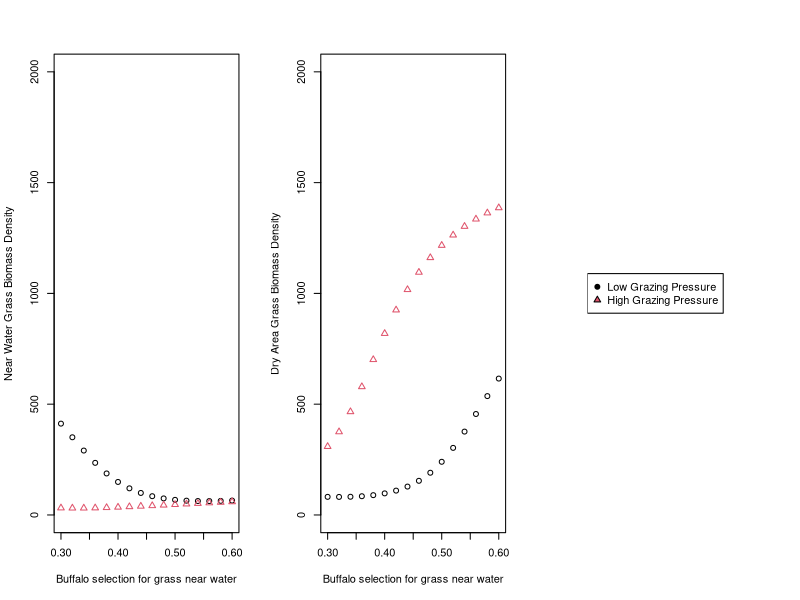
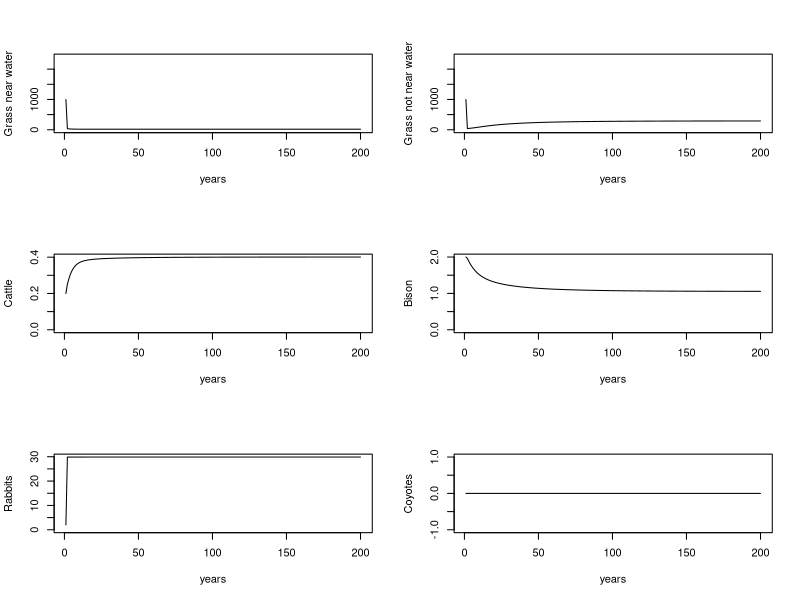
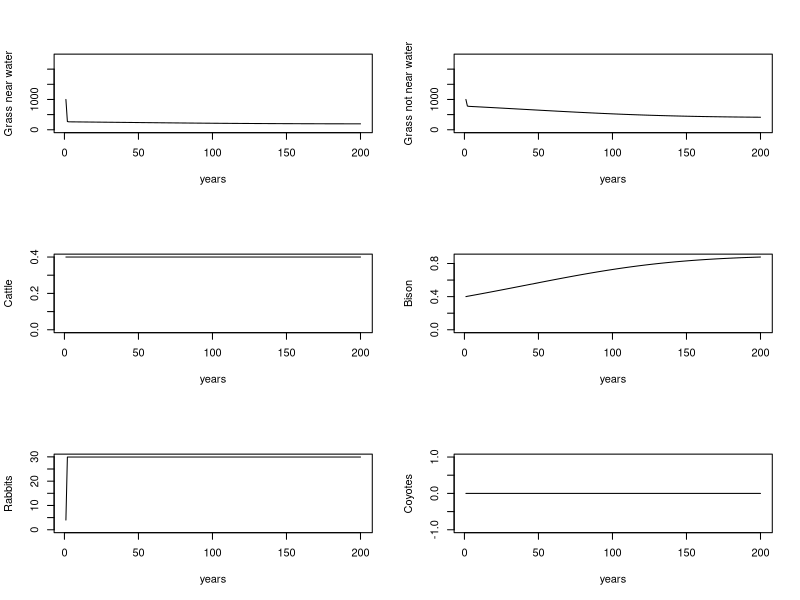
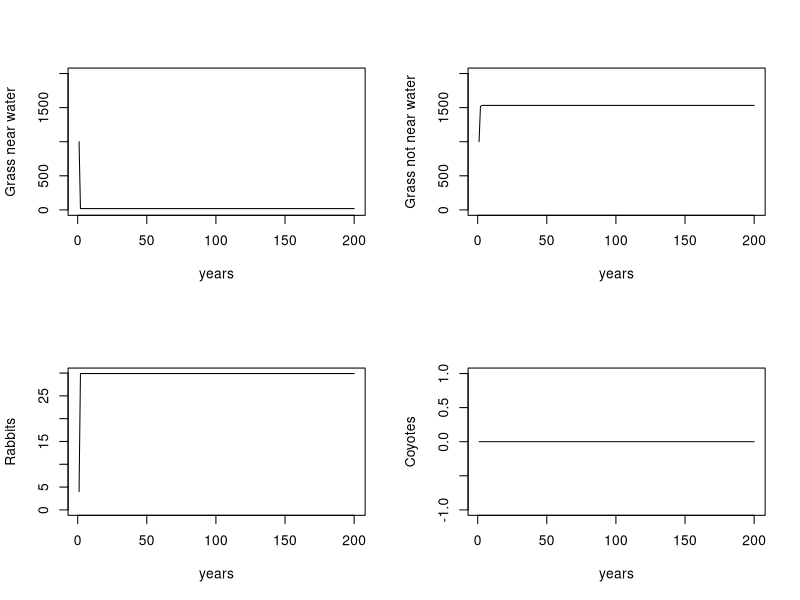
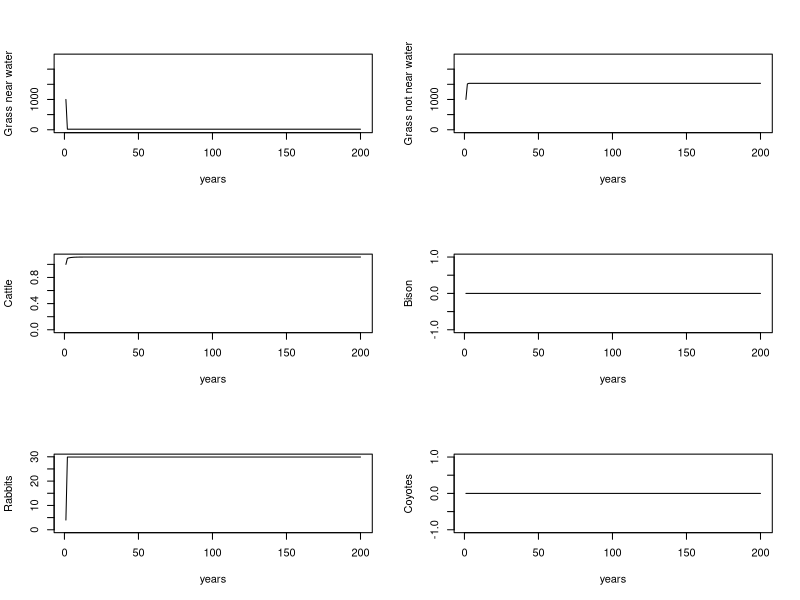
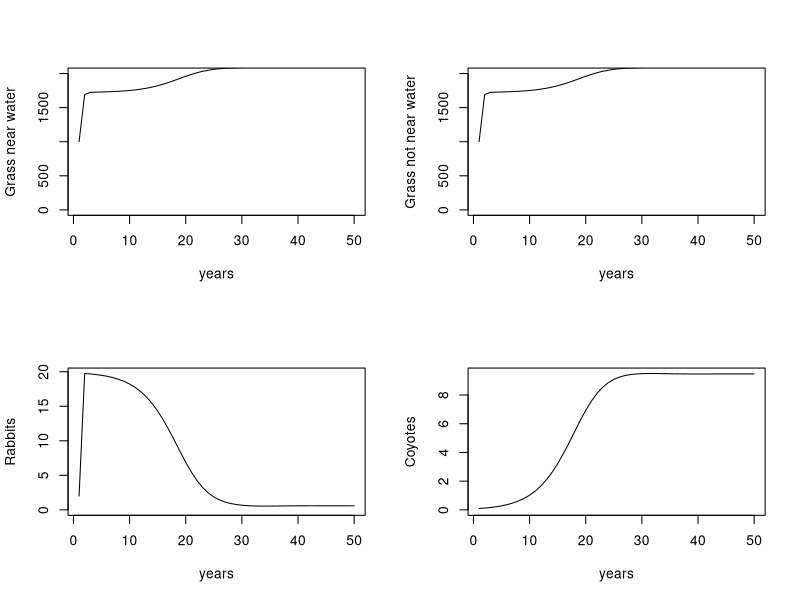
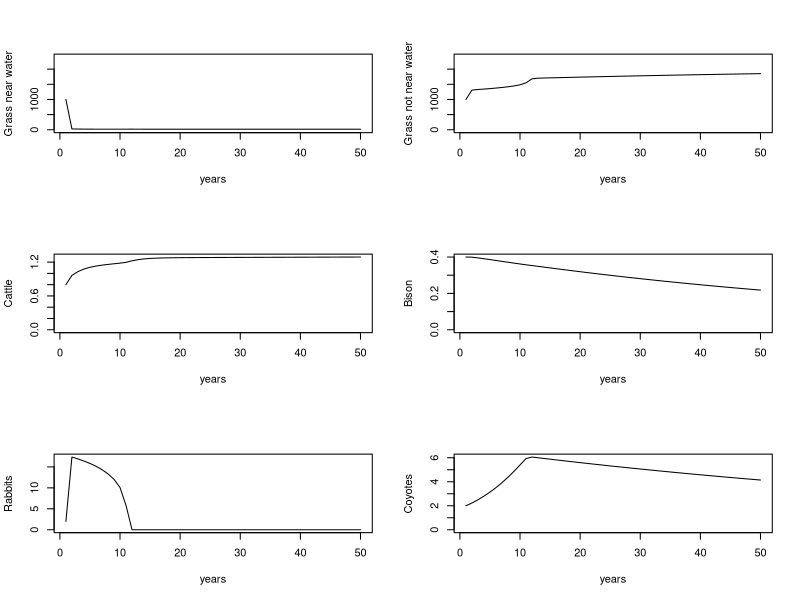

Recreate these plots in R, in order.
library(deSolve)

# Variable Definitions

# Grass / Plants
# Gw0 = initial grass density of area near water
# Gd0 = initial grass density of area not near water
# w2t = proportion of range that is near water
# rG = intrinsic growth rate of grasses, assume the same in both habitats
# kG = carrying density of grasses

# Cattle
# C0 = initial density of cattle within entire space
# aC = grass consumption by cattle per capita per timestep
# eC = cattle biomass conversion efficiency
# dhC = rate of cattle harvest by humans

# Bison
# B0 = initial densiry of bison within entire space
# rb = bison intrinsic growth rate = .22 / year = .018 / month
# dhB = rate of bison culling by humans
# tB = proportion of time bison spend in range areas near water

# Jackrabbits
# R0 = initial density of rabbits within enter space
# aR = grass consumption by rabbits per capita per timestep
# eR = rabbit biomass conversion efficiency
# dnR = intrinsic rabbit death rate

# Coyote
# K0 = initial density of coyote within entire space
# aK = asymtotic consumption of rabbits by coyote
# bK = density at half maximum of coyote consumption
# eK = coyote biomass conversion efficiency
# dhK = coyote death rate imposed by humans

# Population Densities
# Population densities for animals are in individuals per hectare
# Densities for grasses are in grams biomass per hectare

model = function(t, y, parms) {
  
  Gw = y[1]
  Gd = y[2]
  C = y[3]
  B = y[4]
  R = y[5]
  K = y[6]
  
  with(as.list(parms), {
    
    GwT = Gw * w2t # Density of grasses near water scaled to total area
    GdT = Gd * ( 1 - w2t ) # Density of grasses not near water scaled to total area
    GT = GwT + GdT # Total density of grass at scale of total area
    
    Gw_growth =  rG * ( 1 - Gw / kG ) 
    Gw_cattle_consumption =  (aC * Gw / (bC + Gw)) * C / w2t 
    #print(cat(Gw_growth, Gw_cattle_consumption))
    
    # aR here should be scaled to the relative size of the area
    # aR in the 25% area would be 25 percent of total aR, for instance
    dGw =  Gw_growth  -  Gw_cattle_consumption -  tB * (aB * Gw/(bB + Gw)) * B    -  (aR * Gw / (bR + Gw)) * R
    
    dGd =  rG * ( 1 - Gd / kG )    - (1 - tB) * (aB * Gd/(bB + Gd)) * B     -  (aR * Gd / (bR + Gd)) * R
    
    if(fixed_grazing_pressure == 1) {
      dC = 0 # stocking rate held constant by management    
    } else {
      dC  = (eC * (aC * Gw / (bC + Gw)) / Cw) * C   - dhC * C
    }
    
    dB  =  eB * (tB * (aB * GwT/(bB + GwT)) * B) / Bw     +   ( eB * (1-tB) * (aB * GdT/(bB + GdT)) * B ) / Bw    -  dhB * B
    
    
    if( R < 0 ){
      dR = .001  # rescue the population
    } else {
      #dR  = (eR * (aR * GwT / (bR + GwT)) / Rw) * R * (1 - R / kR)    +   (eR * (aR * GdT / (bR + GdT)) / Rw) * R * (1 - R / kR)     - dnR * R    - ( (aK * R) / (bK + R) ) * K 
      
      #above is wrong because aR could be the maximum amount of COMBINED forage from BOTH pools
      #these rabbits are double eating!  they can't be allowed to reach aR in both pools, only the combined pool
      dR  = (eR * (aR * GwT / (bR + GwT)) / Rw) * R * (1 - R / kR)    +   (eR * (aR * GdT / (bR + GdT)) / Rw) * R * (1 - R / kR)     - dnR * R    - ( (aK * R) / (bK + R) ) * K 
      
    }
    # evidence is that jackrabbits are not actually limited by food
    
    
    dK  = eK * ( (aK * R) / (bK + R) ) * K / Kw  + eK * ( 1 - (aK * R) / (bK + R) ) * deer * K / Kw - dhK * K
    #dK = 0  # Coyotes held constant by management
    
    # [ (1 - tB) * Gd + tB * Gw ] 
    differentials = c(dGw, dGd, dC, dB, dR, dK)
    list(differentials)
  
  })
}

kG = 2100 # carrying capcity density of grasses  kg / ha
unavailable_forage = 600 # kg/ha average used by other species, not controllable
kG = kG - unavailable_forage
params = c(
        Cw = 453, # avg weight of a cow
        Bw = 680, # avg weight of a bison
        Rw = 2, # avg weight of a rabbit
        Kw = 13, #avg weight of a coyote
  
        #rG = 60, # kg / year / kg
        rG = 6000, # intrinsic (max) growth rate of grasses  kg / year / ha
        kG = kG, # carrying capcity density of grasses  kg / ha
        
        w2t = .5, # precentage of area that is 'near water,' i.e. grazable by cattle
        
        aC = 4080,  # ideal kilos of grass per year per cattle 
        bC = kG / 100, # density of grasses at half maximum consumption, value is a rough guess
                     # consumption should saturate quickly
        eC = .1, # median conversion efficiency
        dhC = .5, # cattle harvest rate, percentage
        fixed_grazing_pressure = 1, # set to 1 to hold cattle constant, 0 to allow cattle population to grow
        
        aB = 4080,  # ideal kilos of grass per year per mature bison 
        bB = kG / 100, # consumption saturates quickly
        eB = .04,   #  bison biomass conversion efficiency
        #rB = .22,  # intrinsic growth rate, bison growth per year - individuals per year, not biomass.  equates to above values
        dhB = .1, # culling rate, allowing some growth, a percentage
        tB = .2,  # percentage time bison spend feeding near water, may be influenced by precipitation
        
        eR = .4, # this is tuned to allow one rabbit to create 8 rabbits a year, a conservative estimate
        aR =  54.75, # kg forage per year per rabbit
        bR = kG / 100, # saturate forage rate quickly 
        kR = 30,  # max jackrabbits per hectare  # they may not be limited actually
        dnR = 0.05, # natural rabbit death rate - not including predation 
        
        aK = 20,  # jackrabbits per individual per year
        bK = 4,   # these numbers were adjusted to produce stable, expected dynamics
        eK = .1, # trophic
        deer = 0, # density of fawns consumed by coyote, can be managed by managing deer population
        dhK = 1 #coyote control rate held constant by management
        )

# manipulating
Gw0 = 2100
Gd0 = 1000
C0 = 0 # .4 #.4 # consider this as stocking rate, held constant by management
B0 = .4 # 2
R0 = 2.7 # 10
K0 = 3 #40
  
state = c(
          Gw0,
          Gd0,
          C0,
          B0,
          R0,
          K0
          )

t = 1:30  # 30 years prediction
#t = 1:200 # to get equilibria
t = 1:200
#t = 1:50

# just grasses
#state = c( 1000, 1000, 0, 0, 0, 0)

# grasses with cows, medium grazing pressure
#state = c( 1000, 1000, .4, 0, 0, 0)

# grasses with cows, heavy grazing pressure
state = c( 1000, 1000, .8, 0, 0, 0)
params['w2t'] = .2

cows_water_vs_grazing = function(state){
  C0v = seq(.1, 1, .2)
  w2t = seq(.01, .99, .02)
  data = matrix(, nrow = length(w2t), ncol = length(C0v) )
  for( j in 1:length(C0v)) {
    for( i in 1:length(w2t)){
      prms = params
      prms['w2t'] = w2t[i]
      stat = state
      stat[3] = C0v[j]
      out = ode(y = stat, times = t, func = model, parms = prms)
      data[i, j] = out[nrow(out), 2]
    }
    
  }
  
  matplot(w2t, data, type='p', pch=21, main=cat('Grass Biomass at Grazing Pressure: ', state[3]),
       xlab='Pecentage of range near water', 
       ylab = 'Grass Biomass')
  
  return(data)
}
#data = cows_water_vs_grazing(state)




# grasses with bison and cows, medium grazing pressure
state = c( 1000, 1000, .4, .4, 0, 0)
params['dhB'] = .19

cows_vs_bison = function(state) {
  C0v = c(.2, .4, .6, .8)
  B0v = c(.2, .4, .6, .8)
  
}


cows_bison_tB_vs_grazing = function(state){
  #C0v = seq(.1, 1, .2)
  C0v = c(.2, .8)
  w2t = .5
  tB = seq(w2t-.2, w2t+.1, .02)
  
  prms = params
  prms['w2t'] = w2t
  stat = state
  
  grassWater = matrix(, nrow = length(tB), ncol = length(C0v) )
  grassDry   = matrix(, nrow = length(tB), ncol = length(C0v) )
  
  for( j in 1:length(C0v)) {
    stat[3] = C0v[j]
    
    for( i in 1:length(tB)){
      prms['tB'] = tB[i]
      out = ode(y = stat, times = t, func = model, parms = prms)
      grassWater[i, j] = out[nrow(out), 2]
      grassDry[i, j] = out[nrow(out), 3]
      
    }
    
  }
  #layout(matrix(c(1,2),nrow=1), width=c(4,1)) 
  #par(mar=c(5,4,4,0)) #No margin on the right side
  par(mfrow=c(1,3))
  matplot(tB, grassWater, type='p', pch=c(21, 24), ylim=c(0,2000),
          xlab='Buffalo selection for grass near water', 
          ylab = 'Near Water Grass Biomass Density')
  
  matplot(tB, grassDry, type='p', pch=c(21, 24), ylim=c(0,2000),
          xlab='Buffalo selection for grass near water', 
          ylab = 'Dry Area Grass Biomass Density')
  
  plot(c(0,1), type='n', axes=F, xlab="", ylab="")
  legend("left", c("Low Grazing Pressure", "High Grazing Pressure"), pch=c(21, 24), pt.bg=seq_len(length(C0v)))
  par(mfrow=c(1,1))
  
  return(data)
}
data = cows_bison_tB_vs_grazing(state)




system_plot = function(out) {
  
  par(mfrow=c(3,2))
  matplot(t, out[,2], type = "l", ylab = "Grass near water", xlab = 'years', ylim=c(0, 2400))
  matplot(t, out[,3], type = "l", ylab = "Grass not near water", xlab = 'years', ylim=c(0, 2400))
  matplot(t, out[,4], type = "l", ylab = "Cattle", xlab = 'years', ylim=c(0, max(out[,4])))
  matplot(t, out[,5], type = "l", ylab = "Bison", xlab = 'years', ylim=c(0, max(out[,5])))
  matplot(t, out[,6], type = "l", ylab = "Rabbits", xlab = 'years', ylim=c(0, max(out[,6])))
  matplot(t, out[,7], type = "l", ylab = "Coyotes", xlab = 'years', ylim=c(0, max(out[,7])))
  par(mfrow=c(1,1))
  
}

rabbit_coyote_plot = function(out){
  par(mfrow=c(2,2))
  matplot(t, out[,2], type = "l", ylab = "Grass near water", xlab = 'years', ylim=c(0, 2000))
  matplot(t, out[,3], type = "l", ylab = "Grass not near water", xlab = 'years', ylim=c(0, 2000))
  matplot(t, out[,6], type = "l", ylab = "Rabbits", xlab = 'years', ylim=c(0, max(out[,6])))
  matplot(t, out[,7], type = "l", ylab = "Coyotes", xlab = 'years', ylim=c(0, max(out[,7])))
  par(mfrow=c(1,1))
}

# bison vs cattle population
state = c(1000, 1000, .2, 2, 2, 0)
params['fixed_grazing_pressure'] = 0
out = ode(y = state, times = t, func = model, parms = params)
system_plot(out)

# rabbits and things
state = c( 1000, 1000, .4, .4, 4, 0)
params['w2t'] = .5
params['dhB'] = .22
params['fixed_grazing_pressure'] = 1
out = ode(y = state, times = t, func = model, parms = params)
system_plot(out)

state = c( 1000, 1000, 1, 0, 4, 0)
params['kR'] = 30
params['fixed_grazing_pressure'] = 0
params['kG'] = 2100
out = ode(y = state, times = t, func = model, parms = params)
rabbit_coyote_plot(out)
system_plot(out)


# rabbit/coyote system 
state = c( 1000, 1000, 0, 0, 2, .1)
#params['aK'] = 1200
#params['bK'] = 30
#params['eK'] = .001  # is this biomass conversion,, or actually rabbit to coyote conversion?
#params['aR'] = 45
#params['eR'] = .4 # bump up biomass conversion per year ?? for rabbits due to lots of babies
#t = 1:50
params['kR'] = 20
params['dhK'] = .01
params['aK'] = 200
params['bK'] = 90
t = 1:50
out = ode(y = state, times = t, func = model, parms = params)
rabbit_coyote_plot(out)


# rabbit/coyote/cattle system
state = c( 1000, 1000, .8, .4, 2, 2)
params['aK'] = 20
params['bK'] = 4
params['fixed_grazing_pressure'] = 0
#params['eR'] = .7 # bump up biomass conversion per year ?? for rabbits due to lots of babies
out = ode(y = state, times = t, func = model, parms = params)
system_plot(out)
#rabbit_coyote_plot(out)
